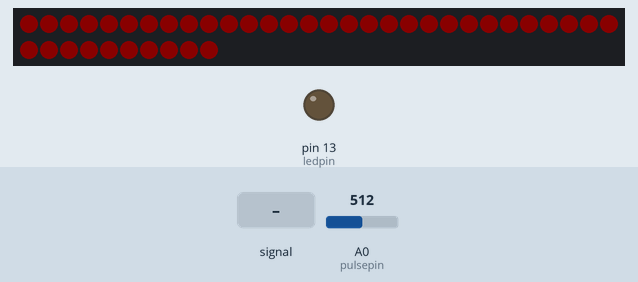
Bench run of a sketch on a simulated Arduino Uno, built with avr-gcc and run on an emulated ATmega328P. Shown: 40 RGB LEDs in strip order, left to right, continuing on the next row, output pins drawn as LEDs (lit = HIGH). The inputs (shaded band) are chosen by the test bench; at power-on: A0 (pulsepin) = 512. Dim RGB values are drawn brighter than linear; colours are those a GRB WS2812 strip shows for the declared byte order; what the sketch prints to the serial monitor is not drawn.

Above: at 1.2 s.
1.3 s: A0 (pulsepin) fed a 200 Hz sine of ±255 counts around its level
At 3.6 s:
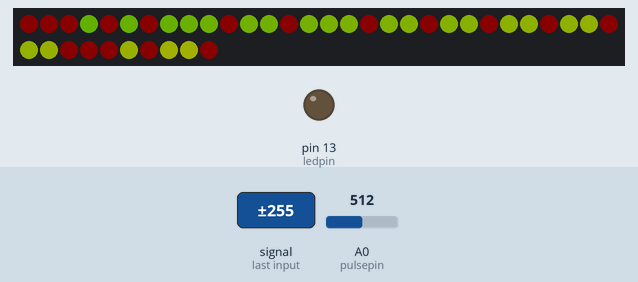
3.7 s: A0 (pulsepin) set to 716
At 4.2 s:
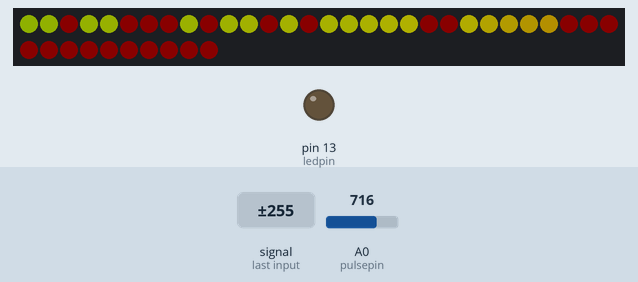
6.2 s: A0 (pulsepin) set to 476
7.7 s: A0 (pulsepin) set to 447
At 8.17 s:
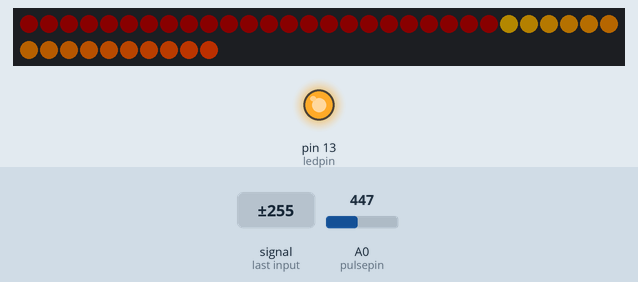
10.1 s: A0 (pulsepin) fed a 1000 Hz sine of ±255 counts around its level
At 12.14 s:
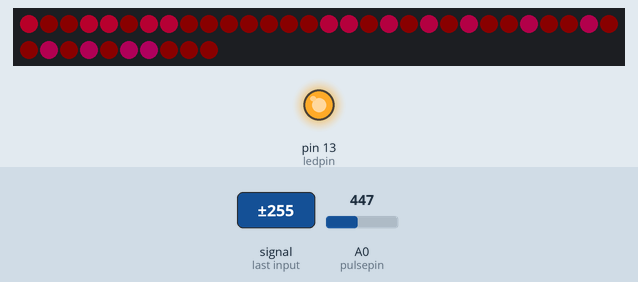
13.1 s: A0 (pulsepin) fed a 2 Hz sine of ±306 counts around its level
At 13.35 s:
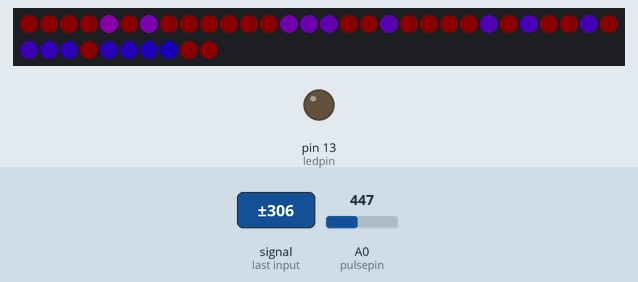
Timing chart, 0 to 22.3 s (numbered marks = the images above; inputs shaded):
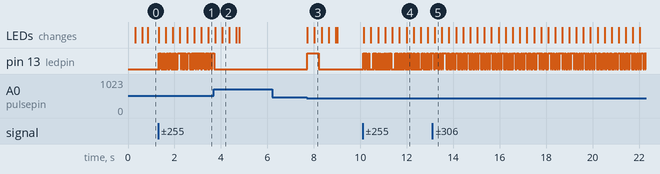

Measured:
- the behaviour switches between 459 and 458 on A0 (pulsepin) (found by bisection; images 2 and 3)
- after the input at 1.3 s, the LEDs: first change at once (image 1 shows a later state)
- after the input at 3.7 s, pin 13 (ledpin): goes on until 3.7 s, then stays LOW; the LEDs: first differ from a run without the input after 0.36 s (image 2)
- after the input at 6.2 s, every drawn part: stays the same
- after the input at 7.7 s, pin 13 (ledpin): LOW → HIGH at once, → LOW 0.51 s later; the LEDs: first change at once (image 3 shows a later state)
- after the input at 10.1 s, the LEDs: first change at once (image 4 shows a later state)

The sketch:

heartbeat.ino
```cpp
#include <FastLED.h>
#define NUM_LEDS 40
#define HISTORYSIZE 100

#define DATA_PIN 2

// Define the array of leds
CRGB leds[NUM_LEDS];


int pulsepin = 0;
int ledpin = 13;
int threshold = 400;
int history[HISTORYSIZE];
int historyidx = 0;
int range = 0;
int hue = 0;
int low = 10000;
int high = 0;
int mid;
int last;

void fadeall() {
  for (int i = 0; i < NUM_LEDS; i++) {
    leds[i].nscale8(250);
  }
}
void scroll() {
  for (int i = 0; i < NUM_LEDS - 1; i++) {
    leds[i] = leds[i + 1];
  }
}
void setup() {
  pinMode(ledpin, OUTPUT);
  Serial.begin(115200);
  LEDS.addLeds<WS2812, DATA_PIN, RGB>(leds, NUM_LEDS);
  LEDS.setBrightness(84);

}

int average(int data)
{
  history[historyidx] = data;
  historyidx++;
  if (historyidx == HISTORYSIZE)
    historyidx = 0;
  low = 10000;
  high = 0;
  for (int i = 0; i < HISTORYSIZE; i++)
  {
    int point = history[i];
    if (point > high)
      high = point;
    if (point < low)
      low = point;
  }
  range = high - low;
  if (range < 40)
    return -1;
  mid = (range / 2) + low;
  return (( data - mid) * 255) / (high - mid);
}

void graph(int data, int mid)
{
  for (int i = 0; i < data ; i += 3)
  {
    if (i > mid)
      Serial.print("+");
    else
      Serial.print("-");
  }
  Serial.println("X");
}

void pulses(int data)
{
  scroll();
  if (data >= 0)
    leds[NUM_LEDS - 1] = CHSV(hue++, 255, 255);
  else
    leds[NUM_LEDS - 1] = CRGB(0, 32, 0);
}

void ramping(int data)
{
  hue++;
  for (int i = 0; i < NUM_LEDS; i++)
  {
    if (i > data)
      leds[i] = CHSV(hue + i, 255, 255);
    else
      leds[i] = CRGB(0, 32, 0);

  }

}

void volume(int data)
{
  hue++;
  for (int i = 0; i < NUM_LEDS; i++)
  {
    if (data >= 0)
      leds[i] = CHSV(hue + i, 255, data);
    else
      leds[NUM_LEDS - 1] = CRGB(0, 4, 0);
  }
}

void loop() {
  int data = analogRead(pulsepin);
  int level = average(data);
  if (level >=0)
    digitalWrite(ledpin, HIGH);
  else
    digitalWrite(ledpin, LOW);
  graph(data, mid);
  pulses(level);
  FastLED.show();

  delay(10);
}
```
